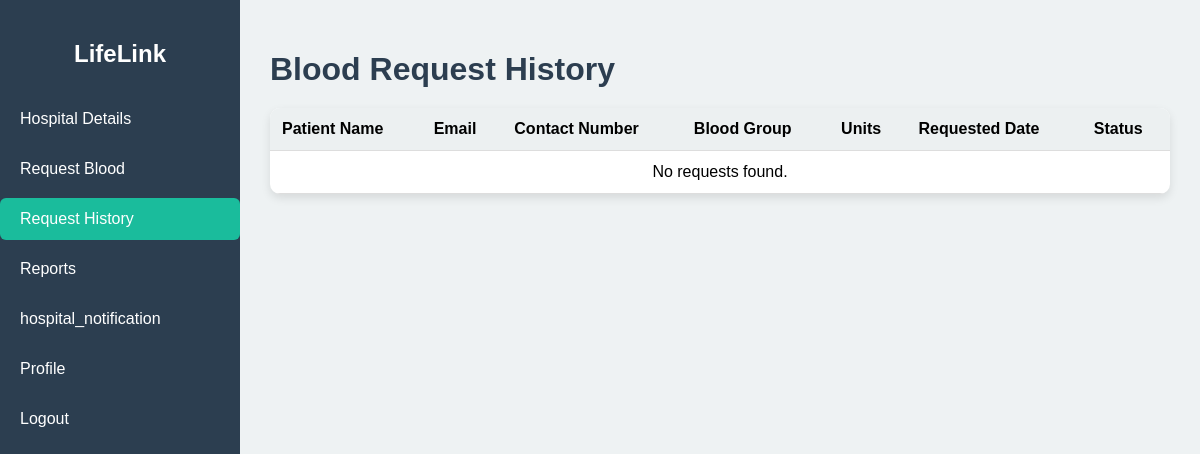
The app's page /request_history/ (signed in), older data.
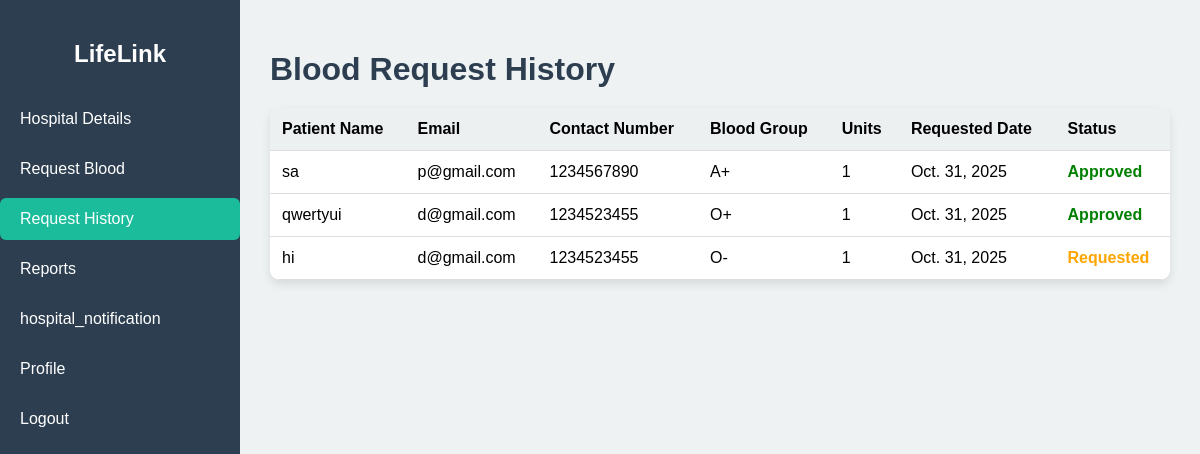
The same page, newer data.
### Blood_Bank/models.py (models this page shows, shortened)
class Hospital_Request(models.Model):
    hospital = models.ForeignKey(Hospital,on_delete=models.CASCADE)
    Blood_group = models.CharField(null=False,blank=False)
    unit = models.PositiveIntegerField(null=True,blank=True)
    date = models.DateField(null=True,blank=True)
    urgent = models.BooleanField(default=False)
    patient_name = models.CharField(max_length=100, null=True, blank=True)
    patient_email = models.EmailField(null=True, blank=True)
    patient_contact = models.CharField(max_length=15, null=True, blank=True)
    STATUS_CHOICES = (
        ('requested', 'Requested'),
        ('approved', 'Approved'),
        ('rejected', 'Rejected'),
    )
    status = models.CharField(max_length=10, choices=STATUS_CHOICES, default='requested')

### Blood_Bank/views.py (the view)
# urls.py: path('request_history/',views.request_history,name='request_history'),
def request_history(request):
    profile = request.user.profile
    hospital = get_object_or_404(Hospital, profile=profile)
    request_history = Hospital_Request.objects.filter(hospital=hospital)
    return render(request, 'hospital_dashboard/request_history.html', {
        'hospital': hospital,
        'request_history': request_history
    })

### Blood_Bank/templates/hospital_dashboard/request_history.html (shortened to what this page needs)
{% load static %}
<!DOCTYPE html>
<html lang="en">
<head>
    <link rel="stylesheet" href="{% static 'css/hospital_dashboard/request_history.css' %}">
</head>
<body>
    <div class="container">
        <aside class="sidebar">
            <h2>LifeLink</h2>
            <ul>
                <li><a href="{% url 'hospitaldashboard' %}">Hospital Details</a></li>
                <li><a href="{% url 'request_blood_hospital' %}">Request Blood</a></li>
                <li><a href="{% url 'request_history' %}" class="active">Request History</a></li>
                <li><a href="{% url 'hospital_reports' %}">Reports</a></li>
                <li><a href="{% url 'hospital_notification' %}">hospital_notification</a></li>
                <li><a href="{% url 'profile_update' hospital.id %}">Profile</a></li>
                <li><a href="{% url 'home' %}">Logout</a></li>
            </ul>
        </aside>
        <main class="main-content">
            <h1>Blood Request History</h1>
            <table class="history-table">
                <thead>
                    <tr>
                        <th>Patient Name</th>
                        <th>Email</th>
                        <th>Contact Number</th>
                        <th>Blood Group</th>
                        <th>Units</th>
                        <th>Requested Date</th>
                        <th>Status</th>
                    </tr>
                </thead>
                <tbody>
                    {% if request_history %}
                        {% for r in request_history %}
                            <tr>
                                <td>{{ r.patient_name }}</td>
                                <td>{{ r.patient_email }}</td>
                                <td>{{ r.patient_contact }}</td>
                                <td>{{ r.Blood_group }}</td>
                                <td>{{ r.unit }}</td>
                                <td>{{ r.date }}</td>
                                <td class="{% if r.status == 'approved' %}approved{% elif r.status == 'rejected' %}rejected{% else %}pending{% endif %}">
                                    {{ r.status|title }}
                                </td>
                            </tr>
                        {% endfor %}
                    {% else %}
                        <tr>
                            <td colspan="7" style="text-align: center;">No requests found.</td>
                        </tr>
                    {% endif %}
                </tbody>
            </table>
        </main>
    </div>
</body>
</html>

Row changes from the older to the newer data that the page shows:
added Hospital_Request: patient_name "sa", patient_email "p@gmail.com", patient_contact "1234567890", Blood_group "A+", unit "1", date "Oct. 31, 2025", status "Approved"
added Hospital_Request: patient_name "qwertyui", patient_email "d@gmail.com", patient_contact "1234523455", Blood_group "O+", unit "1", date "Oct. 31, 2025", status "Approved"
added Hospital_Request: patient_name "hi", patient_email "d@gmail.com", patient_contact "1234523455", Blood_group "O-", unit "1", date "Oct. 31, 2025", status "Requested"
Text that changed along with them:
text no longer shown: "No requests found."
